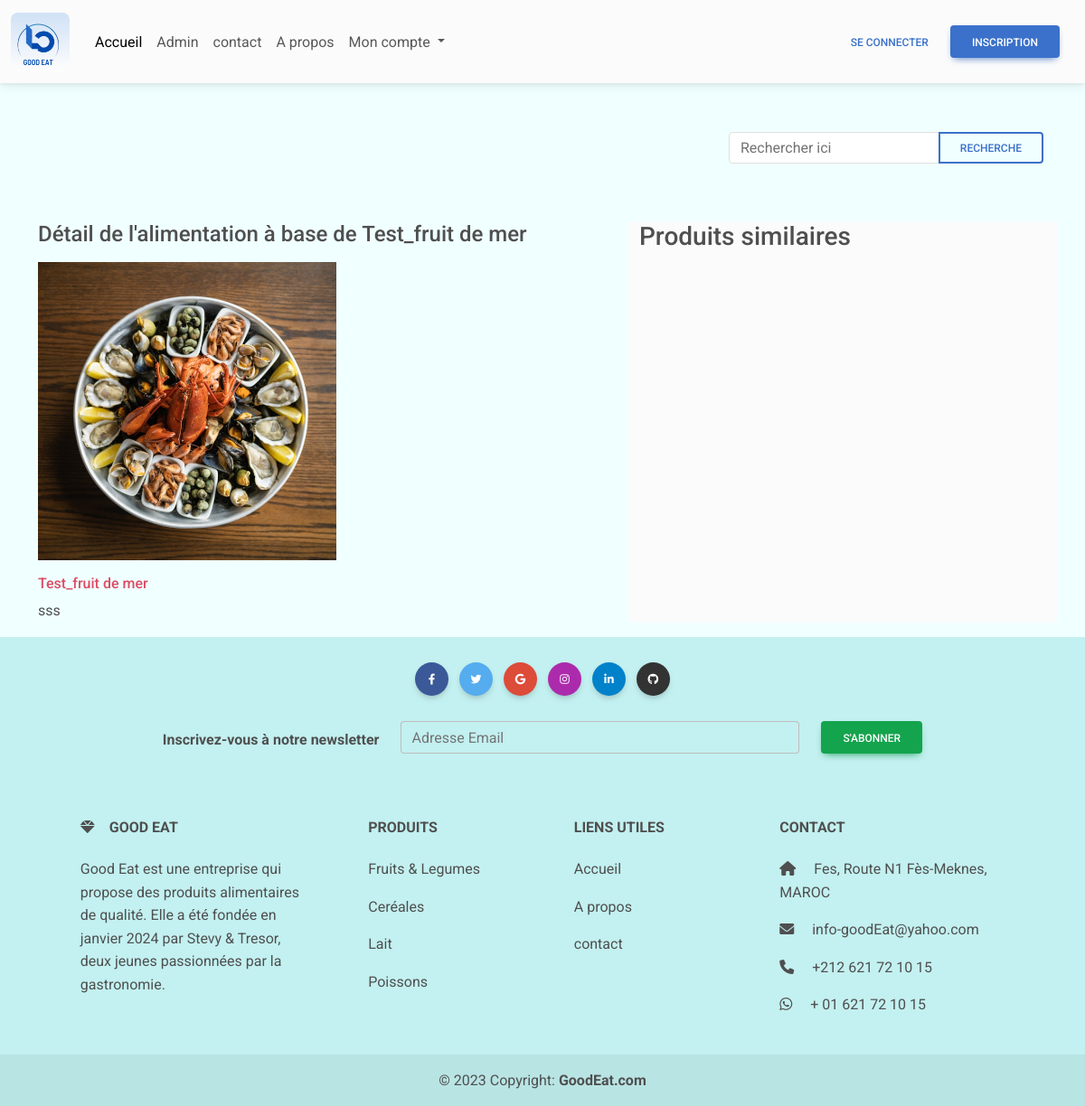
Before: /produit/8 with the older database file.
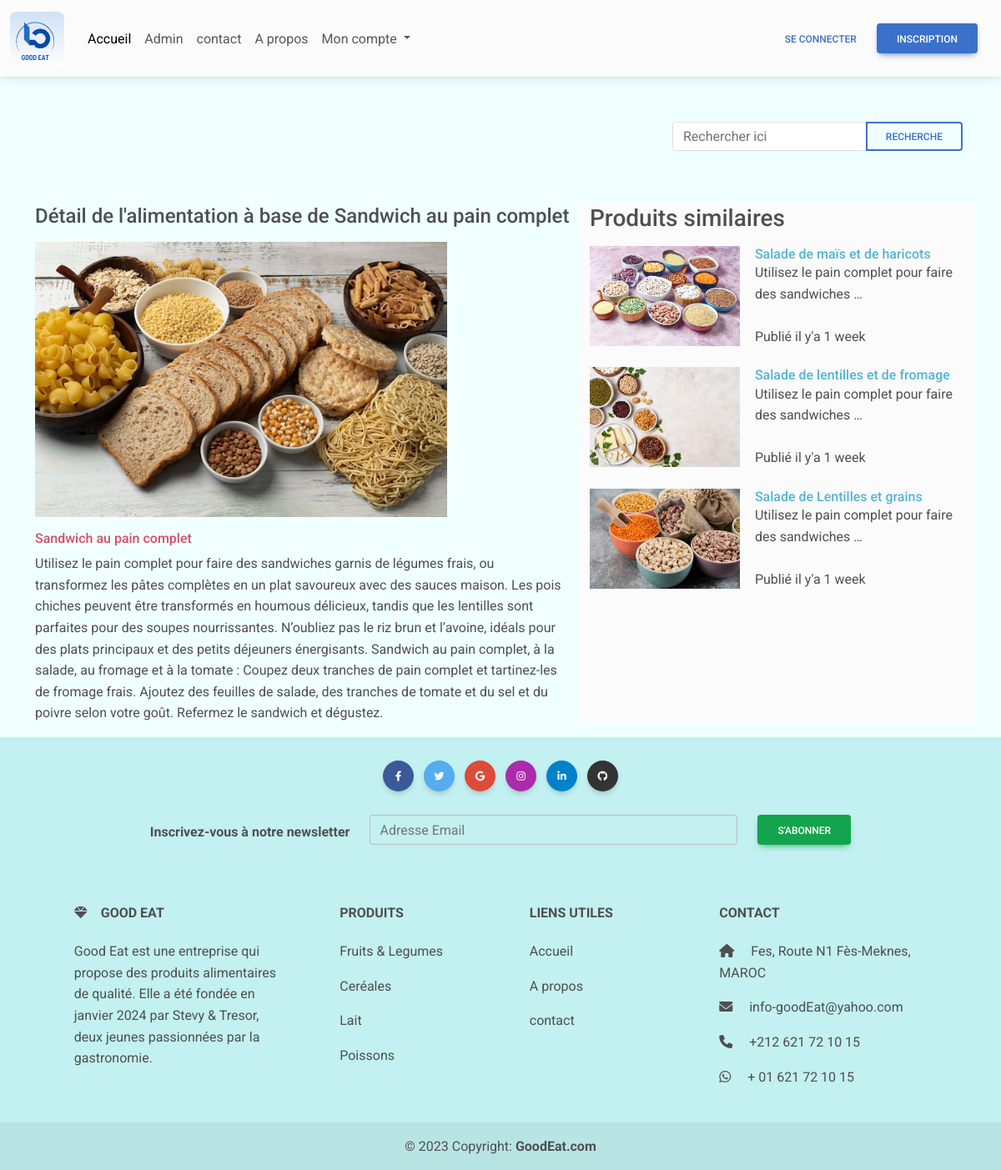
After: the same page with the newer database file.
### my_blog/models.py (models this page shows)
class Produit(models.Model):
    title = models.CharField(max_length = 60)
    desc = models.TextField()
    category = models.ForeignKey(Category, on_delete=models.CASCADE)
    image = models.ImageField(upload_to = "")
    created_add = models.DateTimeField(auto_now_add=True)
    update_add = models.DateTimeField(auto_now_add=True)
    def __str__(self):
        return self.title

### my_blog/views.py (the view)
# urls.py: path("produit/<int:id_produit>", detail, name="detail"),
def detail(resquest, id_produit):
    var_produit = Produit.objects.get(id=id_produit)
    category = var_produit.category
    produit_de_m_category = Produit.objects.filter(category=category)[:6]
    return render(resquest, 'detail.html',{'produit':var_produit,'produit_identique': produit_de_m_category })

### my_blog/templates/detail.html
{% extends "base.html" %}
{% load static %}
{% block content %}
<div class="container">
    <div class="row">
        <div class="col-md-7">
            <h4 class="my-3">Détail de l'alimentation à base de {{produit.title}}</h4>
            <img src="{{produit.image.url}}" alt="Produit {{produit.id}}" height="330" />
            <h6 class="mt-3 text-danger ">{{produit.title}}</h6>
            <p>{{produit.desc}}</p>
        </div>
        <div class="col-md-5 bg-body-tertiary my-3">
            <h3> Produits similaires</h3>
            {%for prd in produit_identique %}
            {%if prd.id != produit.id %}
            <div class="row">
                    <div class='col-md-5'>
                        <a href="{% url 'detail' prd.id %}">
                            <img src="{{prd.image.url}}" alt="Produit {{produit.id}}" height="120" class='my-2' />
                        </a>
                    </div>
                    <div class='col-md-7 mt-2'>
                        <a href="{% url 'detail' prd.id %}">
                            <h6 class="card-title text-info font-weight-bolder">{{prd}}</h6>
                        </a>
                        <p class="">
                            {{produit.desc | truncatewords:8}} <br /><br />
                            Publié il y'a {{produit.created_add|timesince}}
                        </p>
                    </div>
            </div>
            {% endif %}
            {% endfor %}
        </div>
    </div>
</div>
{% endblock %}

Changed rows visible on the page:
changed Produit: title "Test_fruit de mer" → "Sandwich au pain complet"; image: a different picture; desc "sss" → "Utilisez le pain complet pour faire des sandwiches garnis de légumes frais, ou transformez les pâtes complètes en un plat savoureux avec des sauces maison. Les pois chiches peuvent être transformés en houmous délicieux, tandis que les lentilles sont parfaites pour des soupes nourrissantes. N’oubliez pas le riz brun et l’avoine, idéals pour des plats principaux et des petits déjeuners énergisants. Sandwich au pain complet, à la salade, au fromage et à la tomate : Coupez deux tranches de pain complet et tartinez-les de fromage frais. Ajoutez des feuilles de salade, des tranches de tomate et du sel et du poivre selon votre goût. Refermez le sandwich et dégustez."
now on this page (row edited): Produit: image (picture), title "Salade de maïs et de haricots", {{ produit.desc | truncatewords:8 }} "Utilisez le pain complet pour faire des sandwiches …", {{ produit.created_add|timesince }} "1 week"
added Produit: image (picture), title "Salade de lentilles et de fromage", {{ produit.desc | truncatewords:8 }} "Utilisez le pain complet pour faire des sandwiches …", {{ produit.created_add|timesince }} "1 week"
added Produit: image (picture), title "Salade de Lentilles et grains", {{ produit.desc | truncatewords:8 }} "Utilisez le pain complet pour faire des sandwiches …", {{ produit.created_add|timesince }} "1 week"
